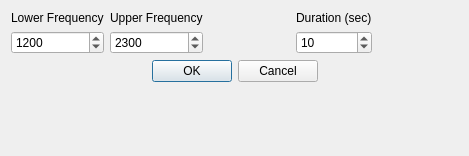
<?xml version="1.0" encoding="UTF-8"?>
<ui version="4.0">
 <class>sweepForm</class>
 <widget class="QDialog" name="sweepForm">
  <property name="geometry">
   <rect>
    <x>0</x>
    <y>0</y>
    <width>469</width>
    <height>156</height>
   </rect>
  </property>
  <property name="windowTitle">
   <string>Test Signal</string>
  </property>
  <layout class="QVBoxLayout" name="verticalLayout">
   <item>
    <layout class="QHBoxLayout" name="horizontalLayout">
     <item>
      <layout class="QVBoxLayout">
       <property name="spacing">
        <number>6</number>
       </property>
       <property name="margin">
        <number>0</number>
       </property>
       <item>
        <widget class="QLabel" name="frequencyLabel">
         <property name="font">
          <font/>
         </property>
         <property name="text">
          <string>Lower Frequency</string>
         </property>
         <property name="wordWrap">
          <bool>false</bool>
         </property>
        </widget>
       </item>
       <item>
        <widget class="QSpinBox" name="lowerFrequencySpinBox">
         <property name="font">
          <font/>
         </property>
         <property name="minimum">
          <number>300</number>
         </property>
         <property name="maximum">
          <number>2500</number>
         </property>
         <property name="value">
          <number>1200</number>
         </property>
        </widget>
       </item>
      </layout>
     </item>
     <item>
      <layout class="QVBoxLayout" name="_2">
       <property name="spacing">
        <number>6</number>
       </property>
       <property name="margin">
        <number>0</number>
       </property>
       <item>
        <widget class="QLabel" name="frequencyLabel_2">
         <property name="font">
          <font/>
         </property>
         <property name="text">
          <string>Upper Frequency</string>
         </property>
         <property name="wordWrap">
          <bool>false</bool>
         </property>
        </widget>
       </item>
       <item>
        <widget class="QSpinBox" name="upperFrequencySpinBox">
         <property name="font">
          <font/>
         </property>
         <property name="minimum">
          <number>300</number>
         </property>
         <property name="maximum">
          <number>2500</number>
         </property>
         <property name="value">
          <number>2300</number>
         </property>
        </widget>
       </item>
      </layout>
     </item>
     <item>
      <spacer>
       <property name="orientation">
        <enum>Qt::Horizontal</enum>
       </property>
       <property name="sizeType">
        <enum>QSizePolicy::Expanding</enum>
       </property>
       <property name="sizeHint" stdset="0">
        <size>
         <width>20</width>
         <height>20</height>
        </size>
       </property>
      </spacer>
     </item>
     <item>
      <layout class="QVBoxLayout">
       <property name="spacing">
        <number>6</number>
       </property>
       <property name="margin">
        <number>0</number>
       </property>
       <item>
        <widget class="QLabel" name="durationLabel">
         <property name="font">
          <font/>
         </property>
         <property name="text">
          <string>Duration (sec)</string>
         </property>
         <property name="wordWrap">
          <bool>false</bool>
         </property>
        </widget>
       </item>
       <item>
        <widget class="QSpinBox" name="durationSpinBox">
         <property name="font">
          <font/>
         </property>
         <property name="minimum">
          <number>1</number>
         </property>
         <property name="maximum">
          <number>100</number>
         </property>
         <property name="value">
          <number>10</number>
         </property>
        </widget>
       </item>
      </layout>
     </item>
     <item>
      <spacer>
       <property name="orientation">
        <enum>Qt::Horizontal</enum>
       </property>
       <property name="sizeType">
        <enum>QSizePolicy::Expanding</enum>
       </property>
       <property name="sizeHint" stdset="0">
        <size>
         <width>20</width>
         <height>20</height>
        </size>
       </property>
      </spacer>
     </item>
    </layout>
   </item>
   <item>
    <layout class="QHBoxLayout">
     <property name="spacing">
      <number>6</number>
     </property>
     <property name="margin">
      <number>0</number>
     </property>
     <item>
      <spacer>
       <property name="orientation">
        <enum>Qt::Horizontal</enum>
       </property>
       <property name="sizeType">
        <enum>QSizePolicy::Expanding</enum>
       </property>
       <property name="sizeHint" stdset="0">
        <size>
         <width>20</width>
         <height>20</height>
        </size>
       </property>
      </spacer>
     </item>
     <item>
      <widget class="QPushButton" name="okButton">
       <property name="font">
        <font/>
       </property>
       <property name="text">
        <string>OK</string>
       </property>
      </widget>
     </item>
     <item>
      <widget class="QPushButton" name="cancelButton">
       <property name="font">
        <font/>
       </property>
       <property name="text">
        <string>Cancel</string>
       </property>
      </widget>
     </item>
     <item>
      <spacer>
       <property name="orientation">
        <enum>Qt::Horizontal</enum>
       </property>
       <property name="sizeType">
        <enum>QSizePolicy::Expanding</enum>
       </property>
       <property name="sizeHint" stdset="0">
        <size>
         <width>20</width>
         <height>20</height>
        </size>
       </property>
      </spacer>
     </item>
    </layout>
   </item>
   <item>
    <spacer>
     <property name="orientation">
      <enum>Qt::Vertical</enum>
     </property>
     <property name="sizeType">
      <enum>QSizePolicy::Expanding</enum>
     </property>
     <property name="sizeHint" stdset="0">
      <size>
       <width>20</width>
       <height>20</height>
      </size>
     </property>
    </spacer>
   </item>
  </layout>
 </widget>
 <layoutdefault spacing="6" margin="11"/>
 <pixmapfunction>qPixmapFromMimeSource</pixmapfunction>
 <resources/>
 <connections>
  <connection>
   <sender>okButton</sender>
   <signal>clicked()</signal>
   <receiver>sweepForm</receiver>
   <slot>accept()</slot>
   <hints>
    <hint type="sourcelabel">
     <x>20</x>
     <y>20</y>
    </hint>
    <hint type="destinationlabel">
     <x>20</x>
     <y>20</y>
    </hint>
   </hints>
  </connection>
  <connection>
   <sender>cancelButton</sender>
   <signal>clicked()</signal>
   <receiver>sweepForm</receiver>
   <slot>reject()</slot>
   <hints>
    <hint type="sourcelabel">
     <x>20</x>
     <y>20</y>
    </hint>
    <hint type="destinationlabel">
     <x>20</x>
     <y>20</y>
    </hint>
   </hints>
  </connection>
 </connections>
</ui>
